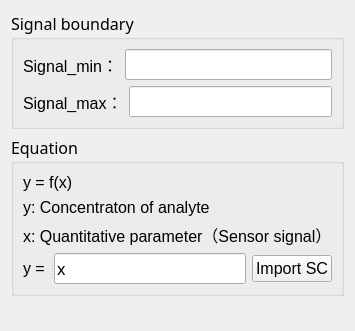
          <widget class="QWidget" name="page">
           <property name="geometry">
            <rect>
             <x>0</x>
             <y>0</y>
             <width>349</width>
             <height>286</height>
            </rect>
           </property>
           <attribute name="label">
            <string>Input standard curve (SC)</string>
           </attribute>
           <layout class="QVBoxLayout" name="verticalLayout_13" stretch="0,1">
            <item>
             <layout class="QVBoxLayout" name="verticalLayout_10">
              <item>
               <widget class="QGroupBox" name="groupBox_8">
                <property name="font">
                 <font>
                  <family>Adobe Devanagari</family>
                  <pointsize>12</pointsize>
                 </font>
                </property>
                <property name="styleSheet">
                 <string notr="true"/>
                </property>
                <property name="title">
                 <string>Signal boundary</string>
                </property>
                <layout class="QVBoxLayout" name="verticalLayout_3">
                 <item>
                  <layout class="QHBoxLayout" name="horizontalLayout_10">
                   <item>
                    <widget class="QLabel" name="label_17">
                     <property name="font">
                      <font>
                       <family>Arial</family>
                       <pointsize>12</pointsize>
                      </font>
                     </property>
                     <property name="text">
                      <string>Signal_min：</string>
                     </property>
                    </widget>
                   </item>
                   <item>
                    <widget class="QLineEdit" name="lineEdit_huemin">
                     <property name="font">
                      <font>
                       <family>Adobe Devanagari</family>
                       <pointsize>12</pointsize>
                      </font>
                     </property>
                     <property name="text">
                      <string/>
                     </property>
                     <property name="placeholderText">
                      <string/>
                     </property>
                     <property name="cursorMoveStyle">
                      <enum>Qt::VisualMoveStyle</enum>
                     </property>
                    </widget>
                   </item>
                  </layout>
                 </item>
                 <item>
                  <layout class="QHBoxLayout" name="horizontalLayout_17">
                   <item>
                    <widget class="QLabel" name="label_18">
                     <property name="font">
                      <font>
                       <family>Arial</family>
                       <pointsize>12</pointsize>
                      </font>
                     </property>
                     <property name="text">
                      <string>Signal_max：</string>
                     </property>
                    </widget>
                   </item>
                   <item>
                    <widget class="QLineEdit" name="lineEdit_huemax">
                     <property name="font">
                      <font>
                       <family>Adobe Devanagari</family>
                       <pointsize>12</pointsize>
                      </font>
                     </property>
                     <property name="placeholderText">
                      <string/>
                     </property>
                    </widget>
                   </item>
                  </layout>
                 </item>
                </layout>
               </widget>
              </item>
              <item>
               <widget class="QGroupBox" name="groupBox_9">
                <property name="font">
                 <font>
                  <family>Adobe Devanagari</family>
                  <pointsize>12</pointsize>
                 </font>
                </property>
                <property name="styleSheet">
                 <string notr="true"/>
                </property>
                <property name="title">
                 <string>Equation </string>
                </property>
                <layout class="QVBoxLayout" name="verticalLayout_4">
                 <item>
                  <widget class="QLabel" name="label_5">
                   <property name="font">
                    <font>
                     <family>Arial</family>
                     <pointsize>12</pointsize>
                     <weight>50</weight>
                     <italic>false</italic>
                     <bold>false</bold>
                    </font>
                   </property>
                   <property name="text">
                    <string>y = f(x)</string>
                   </property>
                  </widget>
                 </item>
                 <item>
                  <widget class="QLabel" name="label_6">
                   <property name="font">
                    <font>
                     <family>Arial</family>
                     <pointsize>12</pointsize>
                    </font>
                   </property>
                   <property name="text">
                    <string>y: Concentraton of analyte</string>
                   </property>
                  </widget>
                 </item>
                 <item>
                  <widget class="QLabel" name="label_7">
                   <property name="font">
                    <font>
                     <family>Arial</family>
                     <pointsize>12</pointsize>
                    </font>
                   </property>
                   <property name="text">
                    <string>x: Quantitative parameter（Sensor signal）</string>
                   </property>
                  </widget>
                 </item>
                 <item>
                  <widget class="QSplitter" name="splitter_7">
                   <property name="font">
                    <font>
                     <family>微软雅黑</family>
                     <pointsize>12</pointsize>
                    </font>
                   </property>
                   <property name="orientation">
                    <enum>Qt::Horizontal</enum>
                   </property>
                   <widget class="QLabel" name="label_2">
                    <property name="font">
                     <font>
                      <family>Arial</family>
                      <pointsize>12</pointsize>
                      <italic>false</italic>
                     </font>
                    </property>
                    <property name="text">
                     <string>y =</string>
                    </property>
                   </widget>
                   <widget class="QWidget" name="layoutWidget">
                    <property name="font">
                     <font>
                      <family>微软雅黑</family>
                      <pointsize>12</pointsize>
                     </font>
                    </property>
                    <layout class="QHBoxLayout" name="horizontalLayout_5" stretch="1,0">
                     <item>
                      <widget class="QLineEdit" name="lineEdit_biaoqu">
                       <property name="sizePolicy">
                        <sizepolicy hsizetype="Expanding" vsizetype="Fixed">
                         <horstretch>0</horstretch>
                         <verstretch>0</verstretch>
                        </sizepolicy>
                       </property>
                       <property name="font">
                        <font>
                         <family>Adobe Devanagari</family>
                         <pointsize>12</pointsize>
                        </font>
                       </property>
                       <property name="cursor">
                        <cursorShape>IBeamCursor</cursorShape>
                       </property>
                       <property name="inputMask">
                        <string/>
                       </property>
                       <property name="text">
                        <string>x</string>
                       </property>
                       <property name="cursorPosition">
                        <number>1</number>
                       </property>
                      </widget>
                     </item>
                     <item>
                      <widget class="QPushButton" name="button_inputbiaoqu">
                       <property name="sizePolicy">
                        <sizepolicy hsizetype="Fixed" vsizetype="Fixed">
                         <horstretch>0</horstretch>
                         <verstretch>0</verstretch>
                        </sizepolicy>
                       </property>
                       <property name="font">
                        <font>
                         <family>Arial</family>
                         <pointsize>12</pointsize>
                        </font>
                       </property>
                       <property name="text">
                        <string>Import SC</string>
                       </property>
                      </widget>
                     </item>
                    </layout>
                   </widget>
                  </widget>
                 </item>
                </layout>
               </widget>
              </item>
             </layout>
            </item>
            <item>
             <widget class="QLabel" name="label_44">
              <property name="font">
               <font>
                <family>Adobe Devanagari</family>
                <pointsize>10</pointsize>
               </font>
              </property>
              <property name="text">
               <string/>
              </property>
             </widget>
            </item>
           </layout>
          </widget>
